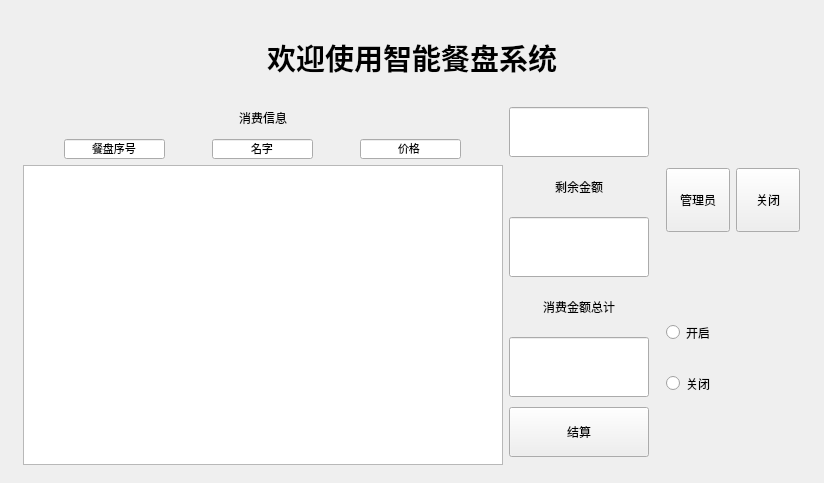
<?xml version="1.0" encoding="UTF-8"?>
<ui version="4.0">
 <class>Main_interface</class>
 <widget class="QMainWindow" name="Main_interface">
  <property name="geometry">
   <rect>
    <x>0</x>
    <y>0</y>
    <width>824</width>
    <height>483</height>
   </rect>
  </property>
  <property name="windowTitle">
   <string>Main_interface</string>
  </property>
  <property name="styleSheet">
   <string notr="true">border-image: url(:/key/photo1.jpg);</string>
  </property>
  <widget class="QWidget" name="centralWidget">
   <layout class="QGridLayout" name="gridLayout_2">
    <item row="0" column="0">
     <layout class="QVBoxLayout" name="verticalLayout_3">
      <item>
       <widget class="QLabel" name="label">
        <property name="sizePolicy">
         <sizepolicy hsizetype="Minimum" vsizetype="Minimum">
          <horstretch>0</horstretch>
          <verstretch>0</verstretch>
         </sizepolicy>
        </property>
        <property name="minimumSize">
         <size>
          <width>800</width>
          <height>80</height>
         </size>
        </property>
        <property name="maximumSize">
         <size>
          <width>800</width>
          <height>80</height>
         </size>
        </property>
        <property name="font">
         <font>
          <family>宋体</family>
          <pointsize>22</pointsize>
          <weight>75</weight>
          <bold>true</bold>
         </font>
        </property>
        <property name="text">
         <string>欢迎使用智能餐盘系统</string>
        </property>
        <property name="alignment">
         <set>Qt::AlignCenter</set>
        </property>
       </widget>
      </item>
      <item>
       <layout class="QHBoxLayout" name="horizontalLayout_3">
        <item>
         <layout class="QHBoxLayout" name="horizontalLayout_2">
          <item>
           <layout class="QVBoxLayout" name="verticalLayout">
            <item>
             <widget class="QLabel" name="label_2">
              <property name="sizePolicy">
               <sizepolicy hsizetype="Expanding" vsizetype="Expanding">
                <horstretch>0</horstretch>
                <verstretch>0</verstretch>
               </sizepolicy>
              </property>
              <property name="minimumSize">
               <size>
                <width>480</width>
                <height>30</height>
               </size>
              </property>
              <property name="maximumSize">
               <size>
                <width>480</width>
                <height>30</height>
               </size>
              </property>
              <property name="text">
               <string>消费信息</string>
              </property>
              <property name="alignment">
               <set>Qt::AlignCenter</set>
              </property>
             </widget>
            </item>
            <item>
             <layout class="QHBoxLayout" name="horizontalLayout">
              <item>
               <widget class="QLineEdit" name="lineEdit_3">
                <property name="sizePolicy">
                 <sizepolicy hsizetype="Expanding" vsizetype="Expanding">
                  <horstretch>0</horstretch>
                  <verstretch>0</verstretch>
                 </sizepolicy>
                </property>
                <property name="minimumSize">
                 <size>
                  <width>101</width>
                  <height>20</height>
                 </size>
                </property>
                <property name="maximumSize">
                 <size>
                  <width>101</width>
                  <height>20</height>
                 </size>
                </property>
                <property name="font">
                 <font>
                  <family>宋体</family>
                  <pointsize>8</pointsize>
                 </font>
                </property>
                <property name="text">
                 <string>餐盘序号</string>
                </property>
                <property name="alignment">
                 <set>Qt::AlignCenter</set>
                </property>
               </widget>
              </item>
              <item>
               <widget class="QLineEdit" name="lineEdit_4">
                <property name="sizePolicy">
                 <sizepolicy hsizetype="Expanding" vsizetype="Expanding">
                  <horstretch>0</horstretch>
                  <verstretch>0</verstretch>
                 </sizepolicy>
                </property>
                <property name="minimumSize">
                 <size>
                  <width>101</width>
                  <height>20</height>
                 </size>
                </property>
                <property name="maximumSize">
                 <size>
                  <width>101</width>
                  <height>20</height>
                 </size>
                </property>
                <property name="font">
                 <font>
                  <family>宋体</family>
                  <pointsize>8</pointsize>
                 </font>
                </property>
                <property name="text">
                 <string>名字</string>
                </property>
                <property name="alignment">
                 <set>Qt::AlignCenter</set>
                </property>
               </widget>
              </item>
              <item>
               <widget class="QLineEdit" name="lineEdit_5">
                <property name="sizePolicy">
                 <sizepolicy hsizetype="Expanding" vsizetype="Expanding">
                  <horstretch>0</horstretch>
                  <verstretch>0</verstretch>
                 </sizepolicy>
                </property>
                <property name="minimumSize">
                 <size>
                  <width>101</width>
                  <height>20</height>
                 </size>
                </property>
                <property name="maximumSize">
                 <size>
                  <width>101</width>
                  <height>20</height>
                 </size>
                </property>
                <property name="font">
                 <font>
                  <family>宋体</family>
                  <pointsize>8</pointsize>
                 </font>
                </property>
                <property name="text">
                 <string>价格</string>
                </property>
                <property name="alignment">
                 <set>Qt::AlignCenter</set>
                </property>
               </widget>
              </item>
             </layout>
            </item>
            <item>
             <widget class="QListWidget" name="recvList">
              <property name="minimumSize">
               <size>
                <width>480</width>
                <height>300</height>
               </size>
              </property>
              <property name="maximumSize">
               <size>
                <width>480</width>
                <height>300</height>
               </size>
              </property>
              <property name="font">
               <font>
                <family>宋体</family>
                <pointsize>12</pointsize>
               </font>
              </property>
             </widget>
            </item>
           </layout>
          </item>
          <item>
           <layout class="QVBoxLayout" name="verticalLayout_2">
            <item>
             <widget class="QLineEdit" name="lineEdit_6">
              <property name="sizePolicy">
               <sizepolicy hsizetype="Minimum" vsizetype="Minimum">
                <horstretch>0</horstretch>
                <verstretch>0</verstretch>
               </sizepolicy>
              </property>
              <property name="minimumSize">
               <size>
                <width>140</width>
                <height>50</height>
               </size>
              </property>
              <property name="maximumSize">
               <size>
                <width>140</width>
                <height>50</height>
               </size>
              </property>
             </widget>
            </item>
            <item>
             <widget class="QLabel" name="label_3">
              <property name="sizePolicy">
               <sizepolicy hsizetype="Expanding" vsizetype="Expanding">
                <horstretch>0</horstretch>
                <verstretch>0</verstretch>
               </sizepolicy>
              </property>
              <property name="minimumSize">
               <size>
                <width>140</width>
                <height>40</height>
               </size>
              </property>
              <property name="maximumSize">
               <size>
                <width>140</width>
                <height>40</height>
               </size>
              </property>
              <property name="text">
               <string>剩余金额</string>
              </property>
              <property name="alignment">
               <set>Qt::AlignCenter</set>
              </property>
             </widget>
            </item>
            <item>
             <widget class="QLineEdit" name="lineEdit">
              <property name="sizePolicy">
               <sizepolicy hsizetype="Expanding" vsizetype="Expanding">
                <horstretch>0</horstretch>
                <verstretch>0</verstretch>
               </sizepolicy>
              </property>
              <property name="minimumSize">
               <size>
                <width>140</width>
                <height>60</height>
               </size>
              </property>
              <property name="maximumSize">
               <size>
                <width>140</width>
                <height>60</height>
               </size>
              </property>
             </widget>
            </item>
            <item>
             <widget class="QLabel" name="label_4">
              <property name="sizePolicy">
               <sizepolicy hsizetype="Expanding" vsizetype="Expanding">
                <horstretch>0</horstretch>
                <verstretch>0</verstretch>
               </sizepolicy>
              </property>
              <property name="minimumSize">
               <size>
                <width>140</width>
                <height>40</height>
               </size>
              </property>
              <property name="maximumSize">
               <size>
                <width>140</width>
                <height>40</height>
               </size>
              </property>
              <property name="text">
               <string>消费金额总计</string>
              </property>
              <property name="alignment">
               <set>Qt::AlignCenter</set>
              </property>
             </widget>
            </item>
            <item>
             <widget class="QLineEdit" name="lineEdit_2">
              <property name="sizePolicy">
               <sizepolicy hsizetype="Expanding" vsizetype="Expanding">
                <horstretch>0</horstretch>
                <verstretch>0</verstretch>
               </sizepolicy>
              </property>
              <property name="minimumSize">
               <size>
                <width>140</width>
                <height>60</height>
               </size>
              </property>
              <property name="maximumSize">
               <size>
                <width>140</width>
                <height>60</height>
               </size>
              </property>
             </widget>
            </item>
            <item>
             <widget class="QPushButton" name="pushButton">
              <property name="minimumSize">
               <size>
                <width>0</width>
                <height>50</height>
               </size>
              </property>
              <property name="maximumSize">
               <size>
                <width>16777215</width>
                <height>50</height>
               </size>
              </property>
              <property name="text">
               <string>结算</string>
              </property>
             </widget>
            </item>
           </layout>
          </item>
         </layout>
        </item>
        <item>
         <layout class="QVBoxLayout" name="verticalLayout_6">
          <item>
           <layout class="QGridLayout" name="gridLayout">
            <item row="0" column="0">
             <widget class="QPushButton" name="entry">
              <property name="sizePolicy">
               <sizepolicy hsizetype="Fixed" vsizetype="Fixed">
                <horstretch>0</horstretch>
                <verstretch>0</verstretch>
               </sizepolicy>
              </property>
              <property name="minimumSize">
               <size>
                <width>64</width>
                <height>64</height>
               </size>
              </property>
              <property name="maximumSize">
               <size>
                <width>64</width>
                <height>64</height>
               </size>
              </property>
              <property name="text">
               <string>管理员</string>
              </property>
             </widget>
            </item>
            <item row="0" column="1">
             <widget class="QPushButton" name="close">
              <property name="sizePolicy">
               <sizepolicy hsizetype="Minimum" vsizetype="Minimum">
                <horstretch>0</horstretch>
                <verstretch>0</verstretch>
               </sizepolicy>
              </property>
              <property name="minimumSize">
               <size>
                <width>64</width>
                <height>64</height>
               </size>
              </property>
              <property name="maximumSize">
               <size>
                <width>64</width>
                <height>64</height>
               </size>
              </property>
              <property name="styleSheet">
               <string notr="true"/>
              </property>
              <property name="text">
               <string>关闭</string>
              </property>
             </widget>
            </item>
           </layout>
          </item>
          <item>
           <layout class="QVBoxLayout" name="verticalLayout_5">
            <item>
             <layout class="QVBoxLayout" name="verticalLayout_4">
              <item>
               <widget class="QRadioButton" name="radioButton">
                <property name="sizePolicy">
                 <sizepolicy hsizetype="Minimum" vsizetype="Minimum">
                  <horstretch>0</horstretch>
                  <verstretch>0</verstretch>
                 </sizepolicy>
                </property>
                <property name="minimumSize">
                 <size>
                  <width>120</width>
                  <height>45</height>
                 </size>
                </property>
                <property name="maximumSize">
                 <size>
                  <width>120</width>
                  <height>30</height>
                 </size>
                </property>
                <property name="text">
                 <string>开启</string>
                </property>
               </widget>
              </item>
              <item>
               <widget class="QRadioButton" name="radioButton_2">
                <property name="sizePolicy">
                 <sizepolicy hsizetype="Minimum" vsizetype="Minimum">
                  <horstretch>0</horstretch>
                  <verstretch>0</verstretch>
                 </sizepolicy>
                </property>
                <property name="minimumSize">
                 <size>
                  <width>120</width>
                  <height>45</height>
                 </size>
                </property>
                <property name="maximumSize">
                 <size>
                  <width>120</width>
                  <height>30</height>
                 </size>
                </property>
                <property name="text">
                 <string>关闭</string>
                </property>
               </widget>
              </item>
             </layout>
            </item>
           </layout>
          </item>
         </layout>
        </item>
       </layout>
      </item>
     </layout>
    </item>
   </layout>
  </widget>
 </widget>
 <layoutdefault spacing="6" margin="11"/>
 <resources/>
 <connections/>
</ui>
